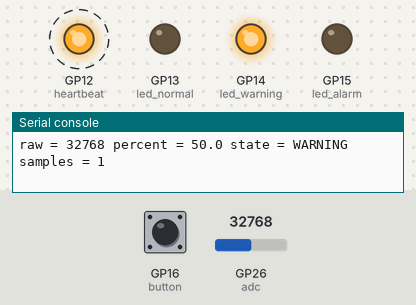
The program below on a simulated Raspberry Pi Pico running MicroPython. Shown: output pins drawn as LEDs (lit = HIGH), the last lines printed to the serial console. Dashed ring = blinking. The inputs (shaded band) are chosen by the test bench; at power-on: GP26 (adc) = 32768, GP16 (button) HIGH (analog values on the 0–65535 scale).

Above: at 0.9 s.
1.3 s: GP26 (adc) set to 31664
At 2.1 s:
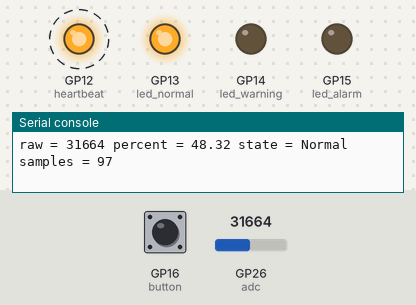
4.3 s: GP26 (adc) set to 57670
At 5.31 s:
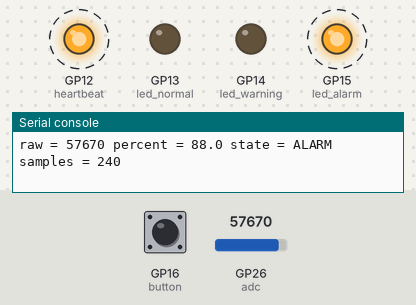
7.3 s: GP16 (button) pulled LOW for 0.15 s
At 7.51 s:
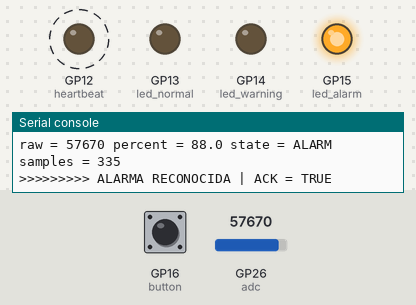
10.3 s: GP26 (adc) set to 49568
13.3 s: GP26 (adc) set to 48224
At 13.54 s:
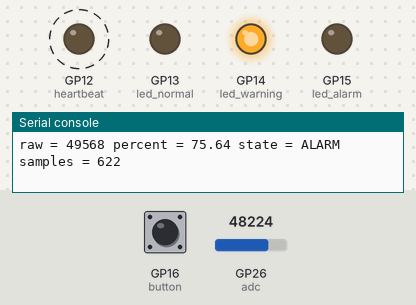
Timing chart, 0 to 20.3 s (numbered marks = the images above; inputs shaded):
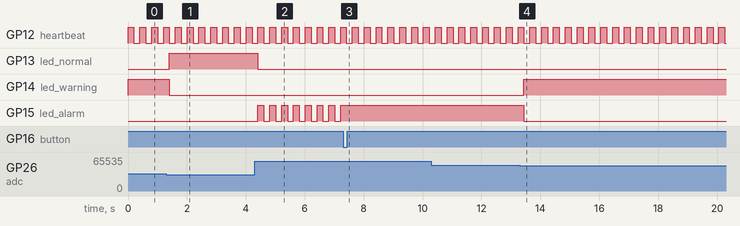

Measured:
- the behaviour switches between 32768 and 32752 on GP26 (adc) (found by bisection; images 0 and 1)
- the behaviour switches between 49152 and 49136 on GP26 (adc) (found by bisection; images 3 and 4)
- after the input at 1.3 s, GP13 (led_normal): LOW → HIGH after 0.11 s; GP14 (led_warning): HIGH → LOW after 0.11 s
- after the input at 4.3 s, GP13 (led_normal): HIGH → LOW after 0.11 s; GP15 (led_alarm): alternates HIGH for 0.20 s and LOW for 0.20 s, starting after 0.11 s
- after the input at 7.3 s, GP15 (led_alarm): stops changing and stays HIGH
- after the input at 13.3 s, GP14 (led_warning): LOW → HIGH after 0.14 s; GP15 (led_alarm): HIGH → LOW after 0.14 s
- by itself, GP12 (heartbeat): alternates HIGH for 0.20 s and LOW for 0.20 s

The program:

main_wokwi.py
```python
from machine import Pin, ADC
from time import sleep_ms, ticks_ms, ticks_diff

adc = ADC(26)
led_normal = Pin(13, Pin.OUT)
led_warning = Pin(14, Pin.OUT)
led_alarm = Pin(15, Pin.OUT)
heartbeat = Pin(12, Pin.OUT)
button = Pin(16, Pin.IN, Pin.PULL_UP)

raw_value = 0
percent_value = 0
state = "Normal"
sample_count = 0
alarm_ack = False
last_button = 1
alarm_blink = False

sensor_period = 20  # ms = 50 Hz
ui_period = 200
log_period = 1000   # 1 Hz
button_period = 50

next_sensor = ticks_ms()
next_ui = ticks_ms()
next_log = ticks_ms()
next_button = ticks_ms()

def due(now, target):
    return ticks_diff(now, target) >= 0

def classify(percent):
    if percent < 50:
        return "Normal"
    elif percent < 75:
        return "WARNING"
    else:
        return "ALARM"

def sensor_task():
    global raw_value, percent_value, state, sample_count, alarm_ack

    raw_value = adc.read_u16()
    percent_value = raw_value * 100 / 65535
    new_state = classify(percent_value)  # Corregido el nombre de la función

    if new_state != "ALARM":
        alarm_ack = False

    state = new_state
    sample_count += 1

def ui_task():
    global alarm_blink

    heartbeat.toggle()

    if state == "Normal":  # Coincide con el return de classify
        led_normal.on()
        led_warning.off()
        led_alarm.off()

    elif state == "WARNING":
        led_normal.off()
        led_warning.on()
        led_alarm.off()

    elif state == "ALARM":
        led_normal.off()
        led_warning.off()

        if alarm_ack:
            led_alarm.on()
        else:
            alarm_blink = not alarm_blink
            led_alarm.value(alarm_blink)

def log_task():
    global sample_count
    print("raw =", raw_value, "percent =", round(percent_value, 2), "state =", state, "samples =", sample_count)

def button_task():
    global alarm_ack, last_button

    current_button = button.value()

    if last_button == 1 and current_button == 0:
        if state == "ALARM":
            alarm_ack = True
            print(">>>>>>>>> ALARMA RECONOCIDA | ACK = TRUE")
        else:
            print(">>>>><>>>> BOTON PRESIONADO | NO HAY ALARMA")

    last_button = current_button

while True:
    now = ticks_ms()

    if due(now, next_sensor):
        sensor_task()
        next_sensor = now + sensor_period

    if due(now, next_ui):
        ui_task()
        next_ui = now + ui_period

    if due(now, next_log):
        log_task()
        next_log = now + log_period

    if due(now, next_button):
        button_task()
        next_button = now + button_period

    sleep_ms(2)
```
